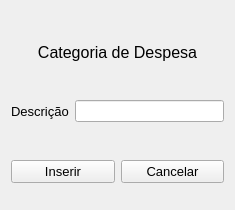
<?xml version="1.0" encoding="UTF-8"?>
<ui version="4.0">
 <class>Form</class>
 <widget class="QWidget" name="Form">
  <property name="geometry">
   <rect>
    <x>0</x>
    <y>0</y>
    <width>235</width>
    <height>210</height>
   </rect>
  </property>
  <property name="windowTitle">
   <string>Form</string>
  </property>
  <layout class="QGridLayout" name="gridLayout">
   <item row="0" column="0">
    <layout class="QVBoxLayout" name="verticalLayout">
     <item>
      <spacer name="verticalSpacer_3">
       <property name="orientation">
        <enum>Qt::Vertical</enum>
       </property>
       <property name="sizeHint" stdset="0">
        <size>
         <width>20</width>
         <height>40</height>
        </size>
       </property>
      </spacer>
     </item>
     <item>
      <widget class="QLabel" name="label">
       <property name="font">
        <font>
         <family>Arial</family>
         <pointsize>12</pointsize>
        </font>
       </property>
       <property name="text">
        <string>&lt;html&gt;&lt;head/&gt;&lt;body&gt;&lt;p align=&quot;center&quot;&gt;Categoria de Despesa&lt;/p&gt;&lt;/body&gt;&lt;/html&gt;</string>
       </property>
      </widget>
     </item>
     <item>
      <spacer name="verticalSpacer">
       <property name="orientation">
        <enum>Qt::Vertical</enum>
       </property>
       <property name="sizeHint" stdset="0">
        <size>
         <width>20</width>
         <height>40</height>
        </size>
       </property>
      </spacer>
     </item>
     <item>
      <layout class="QHBoxLayout" name="horizontalLayout_2">
       <item>
        <widget class="QLabel" name="label_2">
         <property name="font">
          <font>
           <family>Arial</family>
           <pointsize>10</pointsize>
          </font>
         </property>
         <property name="text">
          <string>Descrição</string>
         </property>
        </widget>
       </item>
       <item>
        <widget class="QLineEdit" name="txt_desc_cat_despesa"/>
       </item>
      </layout>
     </item>
     <item>
      <spacer name="verticalSpacer_2">
       <property name="orientation">
        <enum>Qt::Vertical</enum>
       </property>
       <property name="sizeHint" stdset="0">
        <size>
         <width>20</width>
         <height>40</height>
        </size>
       </property>
      </spacer>
     </item>
     <item>
      <layout class="QHBoxLayout" name="horizontalLayout">
       <item>
        <widget class="QPushButton" name="btn_inserir_cat_despesa">
         <property name="font">
          <font>
           <family>Arial</family>
           <pointsize>10</pointsize>
          </font>
         </property>
         <property name="cursor">
          <cursorShape>PointingHandCursor</cursorShape>
         </property>
         <property name="text">
          <string>Inserir</string>
         </property>
        </widget>
       </item>
       <item>
        <widget class="QPushButton" name="btn_cancelar_cat_despesa">
         <property name="font">
          <font>
           <family>Arial</family>
           <pointsize>10</pointsize>
          </font>
         </property>
         <property name="cursor">
          <cursorShape>PointingHandCursor</cursorShape>
         </property>
         <property name="text">
          <string>Cancelar</string>
         </property>
        </widget>
       </item>
      </layout>
     </item>
    </layout>
   </item>
   <item row="1" column="0">
    <spacer name="verticalSpacer_4">
     <property name="orientation">
      <enum>Qt::Vertical</enum>
     </property>
     <property name="sizeHint" stdset="0">
      <size>
       <width>20</width>
       <height>40</height>
      </size>
     </property>
    </spacer>
   </item>
  </layout>
 </widget>
 <resources/>
 <connections/>
</ui>
